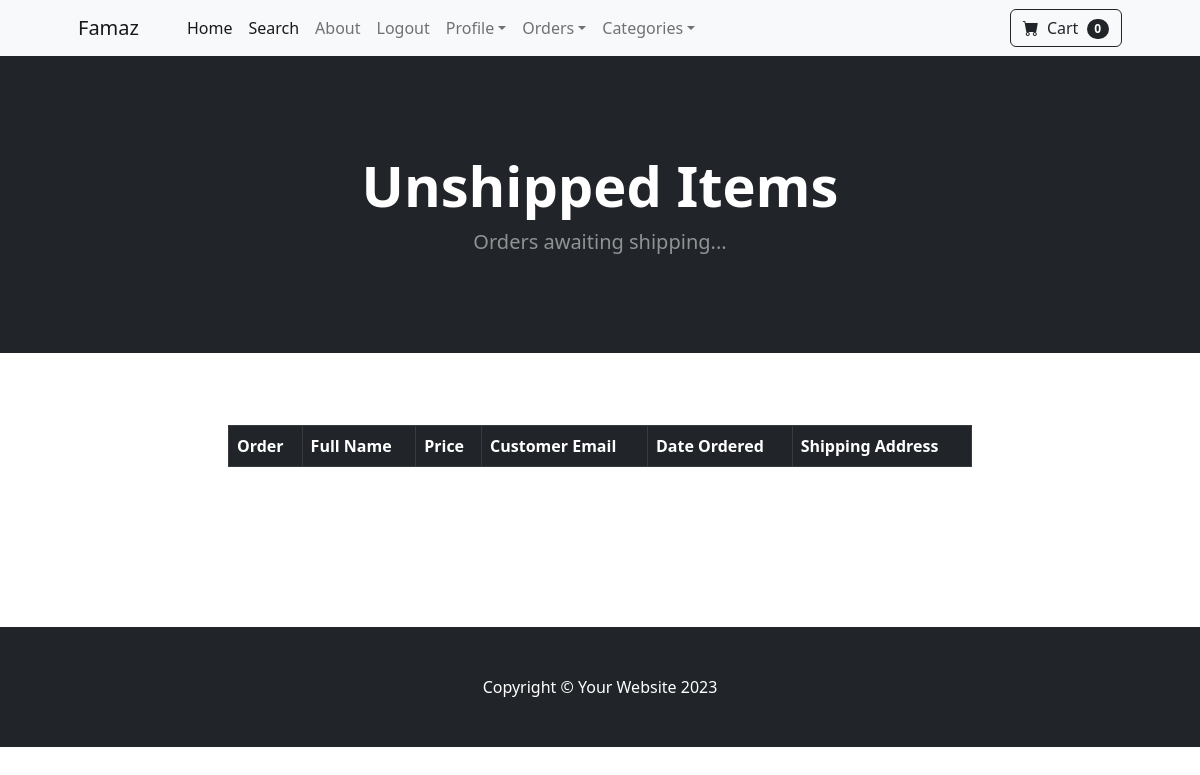
Before: /not_shipped_dash (signed in) with the older database file.
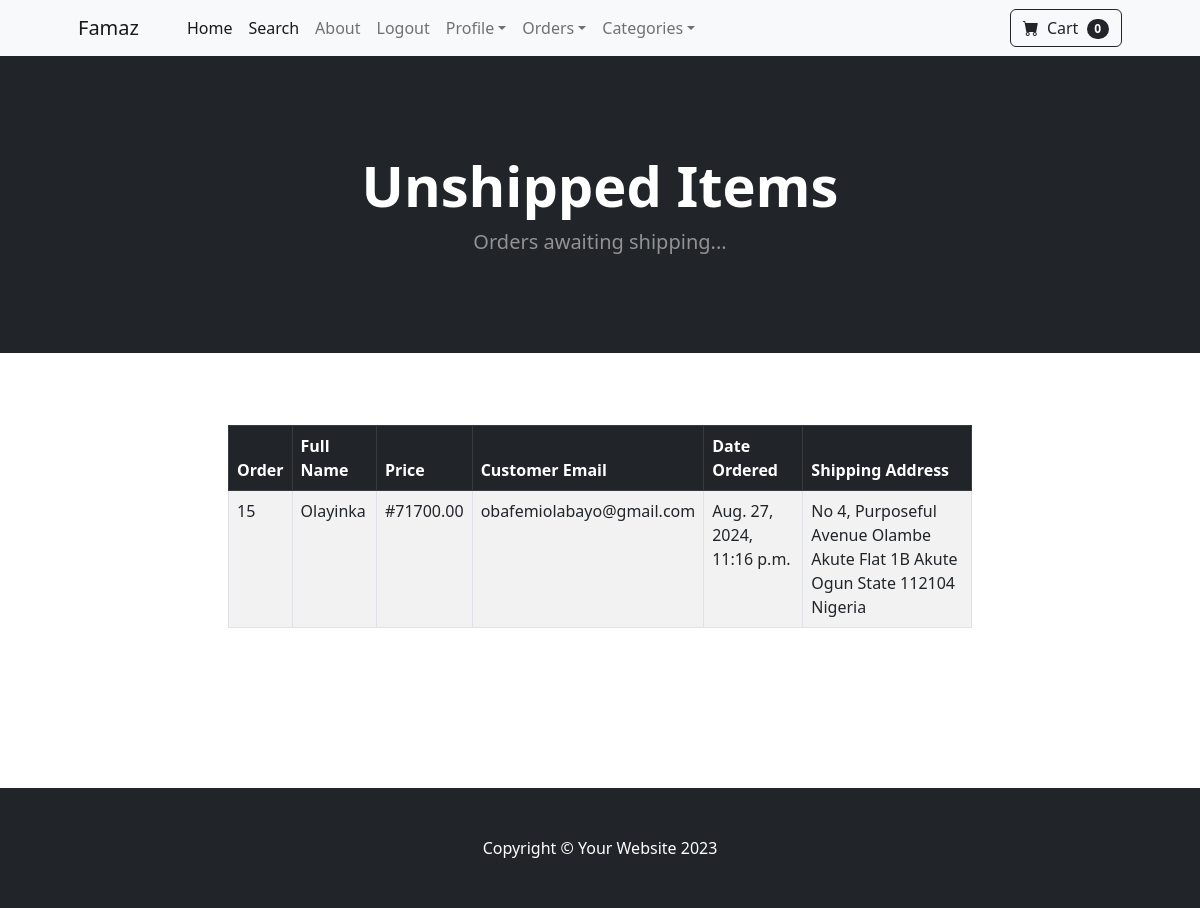
After: the same page with the newer database file.
### payment/models.py (models this page shows, shortened)
class Order(models.Model):
    user = models.ForeignKey(User, on_delete=models.CASCADE, null=True, blank=True)
    full_name = models.CharField(max_length=250)
    email = models.EmailField(max_length=254)
    shipping_address = models.TextField(max_length=15000)
    amount_paid = models.DecimalField(max_digits=10, decimal_places=2)
    date_ordered = models.DateTimeField(auto_now_add=True)
    shipped = models.BooleanField(default=False)
    date_shipped = models.DateTimeField(blank=True, null=True)

### payment/views.py (the view)
# urls.py: path('not_shipped_dash', not_shipped_dash, name="not_shipped_dash"),
def not_shipped_dash(request):
    if request.user.is_authenticated and request.user.is_superuser:
        orders = Order.objects.filter(shipped=False)
        return render(request, "not_shipped_dash.html", {"orders":orders})
    else:
        messages.success(request, "Access Denied")
        return redirect("index")

### cart/cart.py (called while the page is built)
    def __len__(self):
        return len(self.cart)

### cart/context_processors.py (called while the page is built)
def cart(request):
    return {'cart': Cart(request)}

### payment/templates/not_shipped_dash.html
{% extends 'base.html' %}
{% block content %}
<header class="bg-dark py-5">
    <div class="container px-4 px-lg-5 my-5">
        <div class="text-center text-white">
            <h1 class="display-4 fw-bolder">Unshipped Items</h1>
            <p class="lead fw-normal text-white-50 mb-0">Orders awaiting shipping...</p>
        </div>
    </div>
</header>
<div class="container">
	<div class="row">
		<center>
			<div class="col-8">
				<br><br><br>
				<table class="table table-striped table-hover table-bordered">
  <thead class="table-dark">
    <tr>
      <th scope="col">Order</th>
      <th scope="col">Full Name</th>
      <th scope="col">Price</th>
      <th scope="col">Customer Email</th>
      <th scope="col">Date Ordered</th>
      <th scope="col">Shipping Address</th>
    </tr>
  </thead>
  <tbody>
  	{% for order in orders %}
    <tr>
      <td>{{ order.id }}</td>
      <td>{{ order.full_name }}</td>
      <td>#{{ order.amount_paid }}</td>
      <td>{{ order.email }}</td>
      <td>{{order.date_ordered }}</td>
      <td>{{ order.shipping_address }}</td>
    </tr>
    {% endfor %}
  </tbody>
</table>
<br><br><br><br><br><br>
			</div>
		</center>
	</div>
</div>
{% endblock %}

Changed rows visible on the page:
added Order: id "15", full_name "Olayinka", amount_paid "71700.00", email "obafemiolabayo@gmail.com", date_ordered "Aug. 27, 2024, 11:16 p.m.", shipping_address "No 4, Purposeful Avenue Olambe Akute Flat 1B Akute Ogun State 112104 Nigeria"
